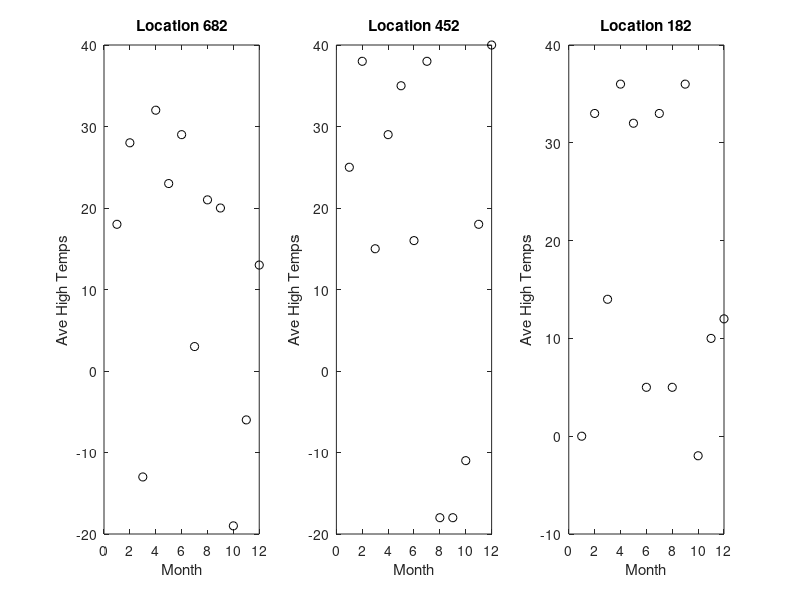

This chart was generated by the following MATLAB code:
clear,clc
mat = load('avehighs.dat');
region = mat(:,1);
len = length(region);
for i = 1:len
    y = mat(i,2:end);
    subplot(1,len,i)
    plot(y,'ko')
    title(sprintf('Location %d',region(i)))
    xlabel('Month')
    ylabel('Ave High Temps')
end